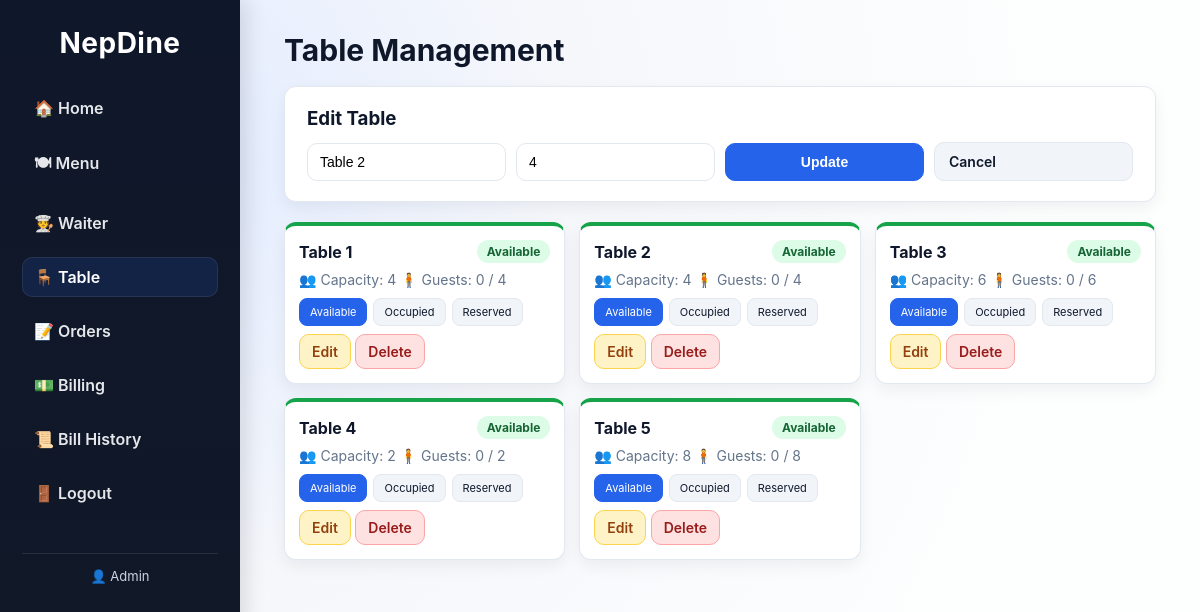
/table.php?edit=2 (signed in), run on the app's committed database.
### tables this page shows
CREATE TABLE IF NOT EXISTS restaurant_tables (
    id         INT AUTO_INCREMENT PRIMARY KEY,
    table_name VARCHAR(50)  NOT NULL,
    capacity   INT          DEFAULT 4,
    status     ENUM('available','occupied','reserved') DEFAULT 'available',
    created_at TIMESTAMP DEFAULT CURRENT_TIMESTAMP
);

### table.php (the view, shortened to what this page needs)
<?php
$db  = getDB();
$edit = null;
if (isset($_GET['edit'])) {
    $eid  = (int)$_GET['edit'];
    $stmt = $db->prepare('SELECT * FROM restaurant_tables WHERE id=?');
    $stmt->bind_param('i', $eid);
    $stmt->execute();
    $edit = $stmt->get_result()->fetch_assoc();
}
$tables = $db->query('SELECT * FROM restaurant_tables ORDER BY id')->fetch_all(MYSQLI_ASSOC);
$guestMap = [];
$statusColors = ['available' => 'badge-green', 'occupied' => 'badge-red', 'reserved' => 'badge-orange'];
?>
<!DOCTYPE html>
<html lang="en">
<head>
  <link rel="stylesheet" href="style.css"/>
</head>
<body>
<?php include 'includes/sidebar.php'; ?>
<div class="main">
  <h1>Table Management</h1>
  <div class="form-card">
    <h3><?= $edit ? 'Edit Table' : 'Add New Table' ?></h3>
    <form method="POST" action="table.php" class="inline-form">
      <input type="text" name="table_name" class="input-field" placeholder="e.g. Table 6" required
             value="<?= htmlspecialchars($edit['table_name'] ?? '') ?>"/>
      <input type="number" name="capacity" class="input-field" placeholder="Capacity" min="1" max="50" required
             value="<?= htmlspecialchars($edit['capacity'] ?? 4) ?>"/>
      <button type="submit" class="btn-primary"><?= $edit ? 'Update' : 'Add Table' ?></button>
      <?php if ($edit): ?><a href="table.php" class="btn-secondary">Cancel</a><?php endif; ?>
    </form>
  </div>
  <div class="table-grid">
    <?php foreach ($tables as $t): ?>
    <?php $guests = $guestMap[$t['id']] ?? 0; ?>
    <div class="table-card status-<?= $t['status'] ?>">
      <div class="table-card-header">
        <strong><?= htmlspecialchars($t['table_name']) ?></strong>
        <span class="badge <?= $statusColors[$t['status']] ?>"><?= ucfirst($t['status']) ?></span>
      </div>
      <div class="table-card-body">
        <span>👥 Capacity: <?= $t['capacity'] ?></span>
        <span>🧍 Guests: <?= $guests ?> / <?= $t['capacity'] ?></span>
      </div>
      <div class="table-card-actions">
        <div class="status-select">
          <?php foreach (['available','occupied','reserved'] as $s): ?>
            <a href="table.php?id=<?= $t['id'] ?>&status=<?= $s ?>"
               class="btn-status <?= $t['status']===$s ? 'active' : '' ?>"><?= ucfirst($s) ?></a>
          <?php endforeach; ?>
        </div>
        <div>
          <a href="table.php?edit=<?= $t['id'] ?>" class="btn-edit">Edit</a>
          <a href="table.php?delete=<?= $t['id'] ?>" class="btn-delete"
             onclick="return confirm('Delete this table?')">Delete</a>
        </div>
      </div>
    </div>
    <?php endforeach; ?>
  </div>
</div>
</body>
</html>

### style.css (style rules this page uses)
:root { --bg: #f5f7fb; --surface: #ffffff; --surface-2: #f1f5f9; --border: #e2e8f0; --text: #0f172a; --muted: #64748b; --primary: #2563eb; --primary-strong: #1d4ed8; --accent: #0ea5e9; --danger: #dc2626; --warning: #f59e0b; --success: #16a34a; --radius: 12px; --shadow: 0 10px 30px rgba(15, 23, 42, 0.08); --shadow-soft: 0 6px 16px rgba(15, 23, 42, 0.06); font-family: 'Inter', 'Poppins', Arial, sans-serif; }
* { box-sizing: border-box; }
body { margin: 0; display: flex; background: radial-gradient(circle at 10% 20%, #e0eaff 0, #f5f7fb 35%, #fdfefe 75%); color: var(--text); min-height: 100vh; }
.main { flex: 1; padding: 32px 44px; }
.main h1 { font-size: 30px; margin: 0 0 18px; color: #0f172a; }
.form-card { background: var(--surface); border-radius: var(--radius); box-shadow: var(--shadow-soft); padding: 20px 22px; margin-bottom: 20px; border: 1px solid var(--border); }
.form-card h3 { margin: 0 0 12px; }
.inline-form { display: flex; flex-wrap: wrap; gap: 10px; align-items: flex-end; }
.inline-form > * { flex: 1 1 180px; }
.input-field { width: 100%; padding: 10px 12px; border: 1px solid var(--border); border-radius: 10px; background: #fff; font-size: 14px; transition: border 0.2s, box-shadow 0.2s; }
.btn-primary, .btn-secondary, .btn-edit, .btn-delete { display: inline-block; text-decoration: none; font-size: 14px; font-weight: 600; border-radius: 10px; padding: 10px 14px; border: 1px solid transparent; cursor: pointer; transition: all 0.2s ease; }
.btn-primary { background: var(--primary); color: #fff; border-color: var(--primary); }
.btn-secondary { background: var(--surface-2); color: var(--text); border-color: var(--border); }
.btn-edit { background: #fef3c7; color: #92400e; border-color: #fcd34d; padding: 8px 12px; }
.btn-delete { background: #fee2e2; color: #991b1b; border-color: #fca5a5; padding: 8px 12px; }
.badge { display: inline-block; padding: 4px 10px; border-radius: 999px; font-size: 12px; font-weight: 700; text-decoration: none; }
.badge-green { background: #dcfce7; color: #166534; }
.table-grid { display: grid; grid-template-columns: repeat(auto-fill, minmax(220px, 1fr)); gap: 14px; }
.table-card { background: var(--surface); border-radius: var(--radius); padding: 14px; border: 1px solid var(--border); box-shadow: var(--shadow-soft); border-top: 4px solid var(--border); }
.table-card.status-available { border-top-color: var(--success); }
.table-card-header { display: flex; justify-content: space-between; align-items: center; margin-bottom: 8px; }
.table-card-body { color: var(--muted); font-size: 14px; margin-bottom: 10px; }
.table-card-actions { display: flex; flex-direction: column; gap: 8px; }
.status-select { display: flex; flex-wrap: wrap; gap: 6px; }
.btn-status { font-size: 11px; padding: 6px 10px; border-radius: 8px; border: 1px solid var(--border); background: var(--surface-2); color: var(--text); text-decoration: none; }
.btn-status.active { background: var(--primary); color: #fff; border-color: var(--primary); }

### data on the page
restaurant_tables: table_name "Table 2", capacity "4", status "Available", id "0", s "Available", s "Occupied", s "Reserved"
restaurant_tables: table_name "Table 1", status "Available", capacity "4", id "0", s "Available", s "Occupied", s "Reserved"
restaurant_tables: table_name "Table 3", status "Available", capacity "6", id "0", s "Available", s "Occupied", s "Reserved"
restaurant_tables: table_name "Table 4", status "Available", capacity "2", id "0", s "Available", s "Occupied", s "Reserved"
restaurant_tables: table_name "Table 5", status "Available", capacity "8", id "0", s "Available", s "Occupied", s "Reserved"

### other printed values
$_SESSION['user_name'] "Admin"
